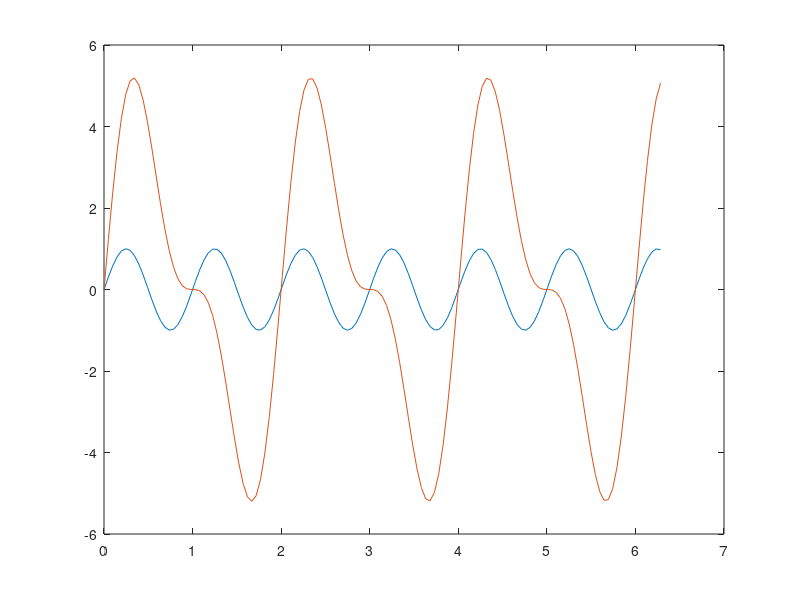

Recreate this plot in MATLAB. (Note: this script raises an error after producing the figure.)
% test script
t=0:pi/64:2*pi;
fs=1/(pi/64);
x1=sin(2*pi*t);
y1=2*sin(2*pi*t)+4*sin(pi*t);

plot(t,x1)
hold on
plot(t,y1)
impulse_response(x1,y1,fs);
xlabel("Time (s)");
ylabel("Response");
